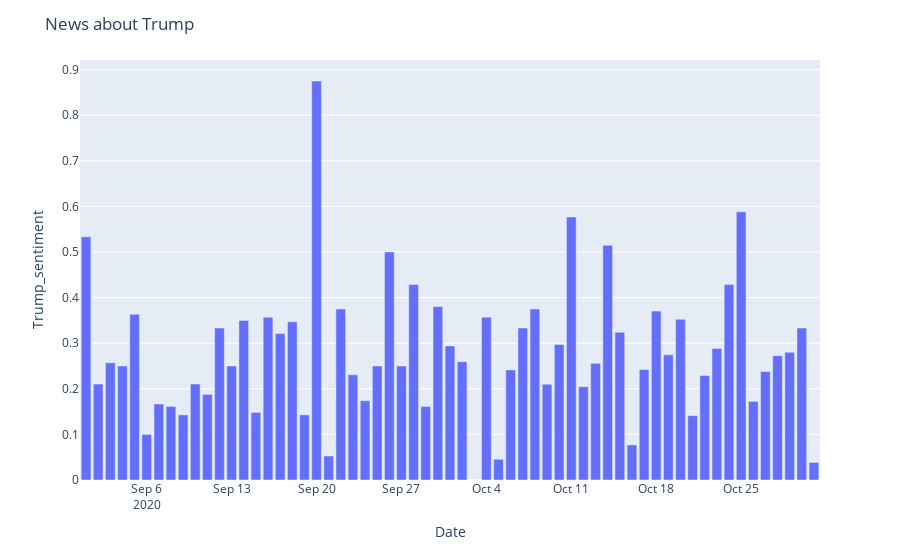
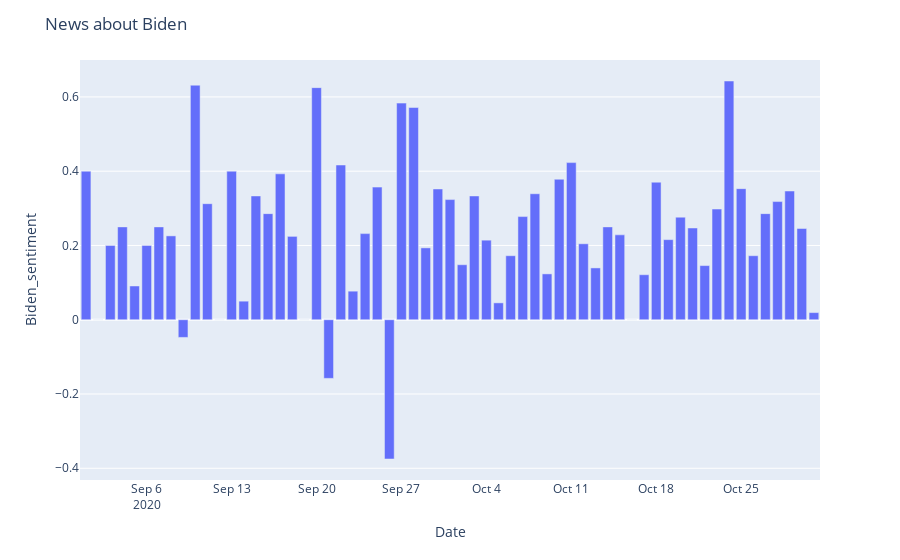

The cell these charts' notebook holds for them, in order:
### Code cell
Trump_fig = px.bar(Trump_senti_groupby_date, x=Trump_senti_groupby_date.index, y="Trump_sentiment")
Biden_fig = px.bar(Biden_senti_groupby_date, x=Biden_senti_groupby_date.index, y="Biden_sentiment")

Trump_fig.update_layout(title_text='News about Trump')
Biden_fig.update_layout(title_text='News about Biden')

Trump_fig.show()
Biden_fig.show()
